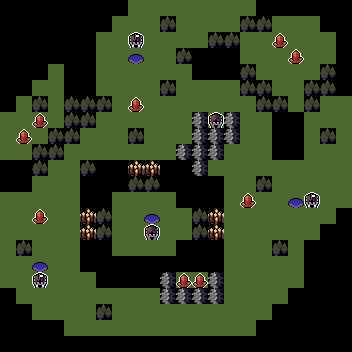

Rendered tile map (Tiled .tmx) drawn with the repository's tilesets; below, a short description and the map source with its tile grids summarised:
An orthogonal 22x22 tile map with 16x16 px tiles, 3 tile layers (Tiles, Objects, Tier3), 6 hidden layers not drawn.

<map version="1.10" tiledversion="1.10.0" orientation="orthogonal" renderorder="right-down" width="22" height="22" tilewidth="16" tileheight="16" infinite="0" nextlayerid="33" nextobjectid="102">
 <editorsettings>
  <export target="../../../../../maps/gm-island.json" format="MUD Templates" />
 </editorsettings>
 <tileset firstgid="1" source="../../../tilesets/map-maker-tileset.tsx" />
 <group id="17" name="Tiles" offsetx="2.84217e-14" offsety="0">
  <properties>
   <property name="entityLayer" type="bool" value="true" />
  </properties>
  <layer id="2" name="Tiles" width="22" height="22">
   <properties>
    <property name="prototypeLayer" type="bool" value="true" />
   </properties>
   <data>[484 cells, 329 non-empty, 3 distinct tile ids]</data>
  </layer>
 </group>
 <group id="15" name="Objects">
  <properties>
   <property name="entityLayer" type="bool" value="true" />
  </properties>
  <layer id="10" name="Objects" width="22" height="22">
   <properties>
    <property name="prototypeLayer" type="bool" value="true" />
   </properties>
   <data>[484 cells, 24 non-empty, 5 distinct tile ids]</data>
  </layer>
  <objectgroup id="18" name="Portals" />
 </group>
 <group id="11" name="Extras">
  <properties>
   <property name="entityLayer" type="bool" value="true" />
  </properties>
  <group id="20" name="Zone" visible="0">
   <properties>
    <property name="componentLayer" type="bool" value="true" />
    <property name="encoding" value="uint32" />
   </properties>
   <layer id="26" name="Zone5" width="22" height="22">
    <properties>
     <property name="value" type="int" value="5" />
    </properties>
    <data>[484 cells, 0 non-empty, 0 distinct tile ids]</data>
   </layer>
   <layer id="24" name="Zone4" width="22" height="22">
    <properties>
     <property name="value" type="int" value="4" />
    </properties>
    <data>[484 cells, 0 non-empty, 0 distinct tile ids]</data>
   </layer>
   <layer id="23" name="Zone3" width="22" height="22">
    <properties>
     <property name="value" type="int" value="3" />
    </properties>
    <data>[484 cells, 0 non-empty, 0 distinct tile ids]</data>
   </layer>
   <layer id="22" name="Zone2" width="22" height="22">
    <properties>
     <property name="value" type="int" value="2" />
    </properties>
    <data>[484 cells, 0 non-empty, 0 distinct tile ids]</data>
   </layer>
   <layer id="21" name="Zone1" width="22" height="22">
    <properties>
     <property name="value" type="int" value="1" />
    </properties>
    <data>[484 cells, 0 non-empty, 0 distinct tile ids]</data>
   </layer>
  </group>
  <group id="27" name="Tier">
   <properties>
    <property name="componentLayer" type="bool" value="true" />
    <property name="encoding" value="uint32" />
   </properties>
   <layer id="31" name="Tier3" width="22" height="22">
    <properties>
     <property name="value" type="int" value="3" />
    </properties>
    <data>[484 cells, 0 non-empty, 0 distinct tile ids]</data>
   </layer>
  </group>
 </group>
 <layer id="3" name="[UNUSED] Wang" width="22" height="22" visible="0">
  <data>[484 cells, 0 non-empty, 0 distinct tile ids]</data>
 </layer>
</map>
